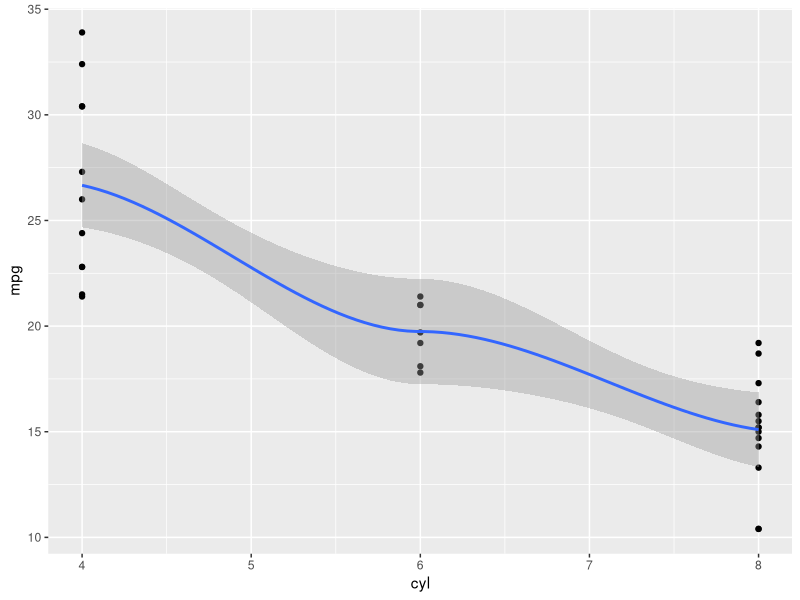

R code for this plot:
## ---- chunk 1
knitr::opts_chunk$set(echo = FALSE)
## ---- chunk 2
library(dplyr)
library(tidyverse)

ggplot(mtcars, aes(cyl, mpg)) +
  geom_point() +
  geom_smooth()



